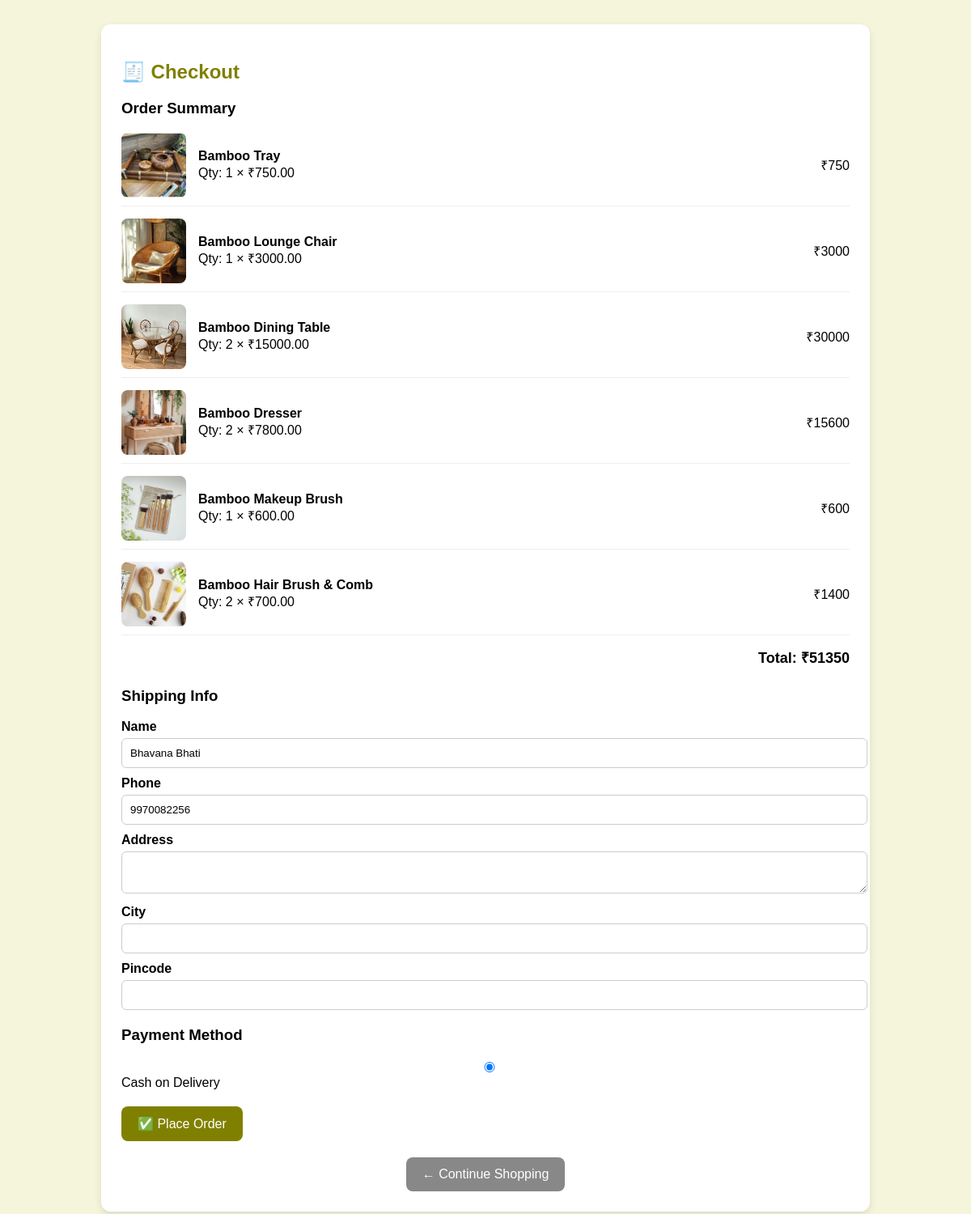
The page /checkout.php (signed in) on the database its author committed.
### tables this page shows
CREATE TABLE `cart` (
  `cart_id` int(11) NOT NULL,
  `user_id` int(11) NOT NULL,
  `product_id` int(11) NOT NULL,
  `quantity` int(11) NOT NULL DEFAULT 1,
  `added_at` timestamp NOT NULL DEFAULT current_timestamp()
);

CREATE TABLE `products` (
  `product_id` int(11) NOT NULL,
  `name` varchar(100) NOT NULL,
  `description` text DEFAULT NULL,
  `price` decimal(10,2) NOT NULL,
  `image` varchar(255) DEFAULT NULL,
  `category` varchar(50) NOT NULL,
  `long_description` text DEFAULT NULL
);

CREATE TABLE `users` (
  `id` int(11) NOT NULL,
  `username` varchar(50) NOT NULL,
  `phone` varchar(15) NOT NULL,
  `address` varchar(255) DEFAULT NULL,
  `password` varchar(255) NOT NULL
);

### checkout.php (the view, shortened to what this page needs)
<?php
include("db_connect.php");
$user_id = $_SESSION['user_id'];
$userStmt = $conn->prepare("SELECT username, phone, address FROM users WHERE id=?");
$userStmt->bind_param("i", $user_id);
$userStmt->execute();
$user = $userStmt->get_result()->fetch_assoc();
$orderItems = [];
$total = 0;
if (isset($_POST['product_id'])) {
    $pid = intval($_POST['product_id']);
    $qty = max(1, intval($_POST['quantity']));
    $stmt = $conn->prepare("SELECT * FROM products WHERE product_id=?");
    $stmt->bind_param("i", $pid);
    $stmt->execute();
    $prod = $stmt->get_result()->fetch_assoc();
    if ($prod) {
        $subtotal = $prod['price'] * $qty;
        $orderItems[] = [
            "product_id" => $pid,
            "name" => $prod['name'],
            "image" => $prod['image'],
            "price" => $prod['price'],
            "quantity" => $qty,
            "subtotal" => $subtotal
        ];
        $total += $subtotal;
    }
}
else {
    $stmt = $conn->prepare("
        SELECT c.product_id, p.name, p.image, p.price, c.quantity
        FROM cart c
        JOIN products p ON c.product_id = p.product_id
        WHERE c.user_id=?
    ");
    $stmt->bind_param("i", $user_id);
    $stmt->execute();
    $res = $stmt->get_result();
    while ($row = $res->fetch_assoc()) {
        $subtotal = $row['price'] * $row['quantity'];
        $orderItems[] = [
            "product_id" => $row['product_id'],
            "name" => $row['name'],
            "image" => $row['image'],
            "price" => $row['price'],
            "quantity" => $row['quantity'],
            "subtotal" => $subtotal
        ];
        $total += $subtotal;
    }
}
?>
<!DOCTYPE html>
<html lang="en">
<head>
</head>
<body>
<div class="container">
    <h2>🧾 Checkout</h2>
    <div class="order-summary">
        <h3>Order Summary</h3>
        <?php if (empty($orderItems)): ?>
            <p>Your cart is empty!</p>
        <?php else: foreach ($orderItems as $item): ?>
            <div class="item">
                <img src="images/<?php echo basename($item['image']); ?>" alt="">
                <div class="info">
                    <strong><?php echo $item['name']; ?></strong><br>
                    Qty: <?php echo $item['quantity']; ?> × ₹<?php echo $item['price']; ?>
                </div>
                <div>₹<?php echo $item['subtotal']; ?></div>
            </div>
        <?php endforeach; ?>
        <div class="total">Total: ₹<?php echo $total; ?></div>
        <?php endif; ?>
    </div>
    <form id="checkoutForm" action="place_order.php" method="POST">
        <h3>Shipping Info</h3>
        <label>Name</label>
        <input type="text" name="username" value="<?php echo $user['username']; ?>" required>
        <label>Phone</label>
        <input type="text" name="phone" value="<?php echo $user['phone']; ?>" required>
        <label>Address</label>
        <textarea name="address" required><?php echo $user['address']; ?></textarea>
        <label>City</label>
        <input type="text" name="city" required>
        <label>Pincode</label>
        <input type="text" name="pincode" required>
        <div class="payment">
            <h3>Payment Method</h3>
            <label><input type="radio" name="payment" value="COD" checked> Cash on Delivery</label>
        </div>
        <button type="submit">✅ Place Order</button>
    </form>
    <div class="continue">
        <button onclick="history.back()">← Continue Shopping</button>
    </div>
</div>
</body>
</html>

### checkout.php (style rules this page uses)
body { font-family: Arial, sans-serif; margin:0; background: beige; }
.container { max-width: 900px; margin: 30px auto; background: #fff; padding: 25px; border-radius: 12px; box-shadow:0 4px 10px rgba(0,0,0,.1); }
h2 { margin-bottom:20px; color: olive; }
.order-summary { margin-bottom: 25px; }
.item { display:flex; align-items:center; gap:15px; margin-bottom:15px; border-bottom:1px solid #eee; padding-bottom:10px; }
.item img { width:80px; height:80px; object-fit:cover; border-radius:8px; }
.item .info { flex:1; }
.total { text-align:right; font-weight:bold; font-size:18px; margin-top:10px; }
form label { display:block; margin:10px 0 5px; font-weight:bold; }
form input, form textarea { width:100%; padding:10px; border:1px solid #ccc; border-radius:6px; }
.payment { margin:20px 0; }
.payment label { font-weight:normal; }
button { background: olive; color:white; padding:12px 20px; border:none; border-radius:8px; cursor:pointer; font-size:16px; }
.continue { margin-top:20px; text-align:center; }
.continue button { background:#888; }

### rows shown on the page
cart: product.image (picture), product.name "Bamboo Tray", quantity "1", product.price "750.00", subtotal "750"
cart: product.image (picture), product.name "Bamboo Lounge Chair", quantity "1", product.price "3000.00", subtotal "3000"
cart: product.image (picture), product.name "Bamboo Dining Table", quantity "2", product.price "15000.00", subtotal "30000"
cart: product.image (picture), product.name "Bamboo Dresser", quantity "2", product.price "7800.00", subtotal "15600"
cart: product.image (picture), product.name "Bamboo Makeup Brush", quantity "1", product.price "600.00", subtotal "600"
cart: product.image (picture), product.name "Bamboo Hair Brush & Comb", quantity "2", product.price "700.00", subtotal "1400"
users: username "Bhavana Bhati", phone "9970082256"

### other values the page prints
$total "51350"
